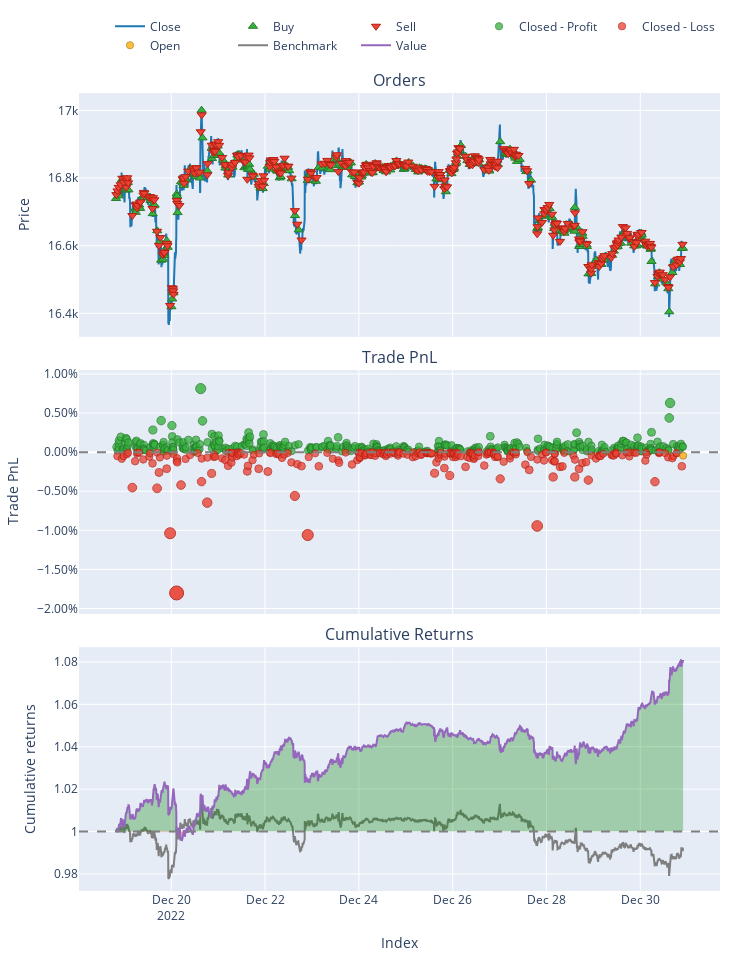

The notebook cell this image was saved under:
### Code cell
# test strategy using vectobt on test data
import vectorbt as vbt

y_pred_prob         = model.predict_proba(X_test)[:, 1]
y_pred_new          = np.where(y_pred_prob > best_threshold, 1, 0)
print('Accuracy: %.2f' % (model.score(X_test, y_pred_new) * 100))


test_data           = pd.DataFrame(y_pred_new, index=y_test.index, columns=['target'])
test_data['close']  = dataset['Close']

entries = np.where(test_data['target'] == 1, True, False)
exits   = np.where(test_data['target'] == 0, True, False)

portfolio = vbt.Portfolio.from_signals(
    close           =test_data['close'],
    entries         =entries,
    exits           =exits,
    short_entries   =exits,
    short_exits     =entries,
)
portfolio.plot().show()
portfolio.stats()

### Figure 1 — Plotly figure (JSON) as saved in the notebook; plotly's stock layout.template omitted (floating-point values rounded to 4 significant figures; data arrays with more than 128 entries replaced by an {"elided": "..."} marker saying what was removed)
{"data": [{"legendgroup": "0", "line": {"color": "#1f77b4"}, "name": "Close", "showlegend": true, "type": "scatter", "uid": "a512cd77-3958-422b-945c-f5c5eac1c6b8", "x": {"elided": "3483 str values"}, "xaxis": "x", "y": {"elided": "3483 float values"}, "yaxis": "y"}, {"customdata": {"elided": "366x3 float values"}, "hovertemplate": "Order Id: %{customdata[0]}<br>Timestamp: %{x}<br>Price: %{y}<br>Size: %{customdata[1]:.6f}<br>Fees: %{customdata[2]:.6f}", "legendgroup": "1", "marker": {"color": "#37B13F", "line": {"color": "rgb(38,123,44)", "width": 1}, "size": 8, "symbol": "triangle-up"}, "mode": "markers", "name": "Buy", "type": "scatter", "uid": "8a9b6e18-2b09-453f-a1e3-88f5a75b825b", "x": {"elided": "366 str values"}, "xaxis": "x", "y": {"elided": "366 float values"}, "yaxis": "y"}, {"customdata": {"elided": "365x3 float values"}, "hovertemplate": "Order Id: %{customdata[0]}<br>Timestamp: %{x}<br>Price: %{y}<br>Size: %{customdata[1]:.6f}<br>Fees: %{customdata[2]:.6f}", "legendgroup": "2", "marker": {"color": "#EA4335", "line": {"color": "rgb(181,31,18)", "width": 1}, "size": 8, "symbol": "triangle-down"}, "mode": "markers", "name": "Sell", "type": "scatter", "uid": "7e1e5d54-d4ea-414a-9ef9-07e7f4f19532", "x": {"elided": "365 str values"}, "xaxis": "x", "y": {"elided": "365 float values"}, "yaxis": "y"}, {"customdata": {"elided": "478x4 float values"}, "hovertemplate": "Exit Trade Id: %{customdata[0]}<br>Position Id: %{customdata[1]}<br>Exit Timestamp: %{x}<br>PnL: %{customdata[2]:.6f}<br>Return: %{customdata[3]:.2%}", "legendgroup": "3", "marker": {"color": "#37B13F", "line": {"color": "rgb(38,123,44)", "width": 1}, "opacity": {"elided": "478 float values"}, "size": {"elided": "478 float values"}, "symbol": "circle"}, "mode": "markers", "name": "Closed - Profit", "type": "scatter", "uid": "5cfdd461-d0b3-46bb-b01b-8a4c131fc5ab", "x": {"elided": "478 str values"}, "xaxis": "x2", "y": {"elided": "478 float values"}, "yaxis": "y2"}, {"customdata": {"elided": "251x4 float values"}, "hovertemplate": "Exit Trade Id: %{customdata[0]}<br>Position Id: %{customdata[1]}<br>Exit Timestamp: %{x}<br>PnL: %{customdata[2]:.6f}<br>Return: %{customdata[3]:.2%}", "legendgroup": "4", "marker": {"color": "#EA4335", "line": {"color": "rgb(181,31,18)", "width": 1}, "opacity": {"elided": "251 float values"}, "size": {"elided": "251 float values"}, "symbol": "circle"}, "mode": "markers", "name": "Closed - Loss", "type": "scatter", "uid": "e0a08cfe-dd91-48fa-b0f0-92fc70b8c996", "x": {"elided": "251 str values"}, "xaxis": "x2", "y": {"elided": "251 float values"}, "yaxis": "y2"}, {"customdata": [[730, 730, -0.04794, -0.0004436]], "hovertemplate": "Exit Trade Id: %{customdata[0]}<br>Position Id: %{customdata[1]}<br>Exit Timestamp: %{x}<br>PnL: %{customdata[2]:.6f}<br>Return: %{customdata[3]:.2%}", "legendgroup": "5", "marker": {"color": "#FFAA00", "line": {"color": "rgb(178,118,0)", "width": 1}, "opacity": [0.7537], "size": [7.172], "symbol": "circle"}, "mode": "markers", "name": "Open", "type": "scatter", "uid": "48c385d3-37db-4787-bbc8-918e6c0298f9", "x": ["2022-12-30T21:55:00+00:00"], "xaxis": "x2", "y": [-0.0004436], "yaxis": "y2"}, {"legendgroup": "6", "line": {"color": "#7f7f7f"}, "name": "Benchmark", "showlegend": true, "type": "scatter", "uid": "6bc26f5d-81f7-4061-bf42-fc569fcaad26", "x": {"elided": "3483 str values"}, "xaxis": "x3", "y": {"elided": "3483 float values"}, "yaxis": "y3"}, {"hoverinfo": "skip", "legendgroup": "7", "line": {"color": "rgba(0, 0, 0, 0)", "width": 0}, "opacity": 0, "showlegend": false, "type": "scatter", "uid": "bc7c97a3-20b5-43b3-8fb6-d91af7c97056", "x": {"elided": "3483 str values"}, "xaxis": "x3", "y": {"elided": "3483 int values"}, "yaxis": "y3"}, {"connectgaps": false, "fill": "tonexty", "fillcolor": "rgba(0, 128, 0, 0.3)", "hoverinfo": "skip", "legendgroup": "7", "line": {"color": "rgba(0, 0, 0, 0)", "width": 0}, "opacity": 0, "showlegend": false, "type": "scatter", "uid": "903c5ed7-6513-4303-8fac-d3b207b71433", "x": {"elided": "3483 str values"}, "xaxis": "x3", "y": {"elided": "3483 float values"}, "yaxis": "y3"}, {"hoverinfo": "skip", "legendgroup": "7", "line": {"color": "rgba(0, 0, 0, 0)", "width": 0}, "opacity": 0, "showlegend": false, "type": "scatter", "uid": "57aba3e1-774a-4b72-9249-5988b7bd6fff", "x": {"elided": "3483 str values"}, "xaxis": "x3", "y": {"elided": "3483 int values"}, "yaxis": "y3"}, {"connectgaps": false, "fill": "tonexty", "fillcolor": "rgba(255, 0, 0, 0.3)", "hoverinfo": "skip", "legendgroup": "7", "line": {"color": "rgba(0, 0, 0, 0)", "width": 0}, "opacity": 0, "showlegend": false, "type": "scatter", "uid": "6e8f4d06-06cb-4dc2-a49e-65519b2c7487", "x": {"elided": "3483 str values"}, "xaxis": "x3", "y": {"elided": "3483 float values"}, "yaxis": "y3"}, {"legendgroup": "8", "line": {"color": "#9467bd"}, "name": "Value", "showlegend": true, "type": "scatter", "uid": "630666bc-afe4-4ab0-b23e-a27c9d31f262", "x": {"elided": "3483 str values"}, "xaxis": "x3", "y": {"elided": "3483 float values"}, "yaxis": "y3"}, {"hoverinfo": "skip", "legendgroup": "7", "line": {"color": "rgba(0, 0, 0, 0)", "width": 0}, "opacity": 0, "showlegend": false, "type": "scatter", "uid": "d0cc8647-5566-4579-a569-69b50530df8e", "x": {"elided": "3483 str values"}, "xaxis": "x3", "y": {"elided": "3483 int values"}, "yaxis": "y3"}], "layout": {"annotations": [{"font": {"size": 16}, "showarrow": false, "text": "Orders", "x": 0.5, "xanchor": "center", "xref": "paper", "y": 1, "yanchor": "bottom", "yref": "paper"}, {"font": {"size": 16}, "showarrow": false, "text": "Trade PnL", "x": 0.5, "xanchor": "center", "xref": "paper", "y": 0.6528, "yanchor": "bottom", "yref": "paper"}, {"font": {"size": 16}, "showarrow": false, "text": "Cumulative Returns", "x": 0.5, "xanchor": "center", "xref": "paper", "y": 0.3056, "yanchor": "bottom", "yref": "paper"}], "height": 960, "legend": {"orientation": "h", "traceorder": "normal", "x": 1, "xanchor": "right", "y": 1.042, "yanchor": "bottom"}, "margin": {"b": 30, "l": 30, "r": 30, "t": 30}, "shapes": [{"line": {"color": "gray", "dash": "dash"}, "type": "line", "x0": 0, "x1": 1, "xref": "paper", "y0": 0, "y1": 0, "yref": "y2"}, {"line": {"color": "gray", "dash": "dash"}, "type": "line", "x0": 0, "x1": 1, "xref": "paper", "y0": 1, "y1": 1, "yref": "y3"}], "showlegend": true, "width": 750, "xaxis": {"anchor": "y", "domain": [0, 1], "matches": "x3", "showticklabels": false}, "xaxis2": {"anchor": "y2", "domain": [0, 1], "matches": "x3", "showticklabels": false}, "xaxis3": {"anchor": "y3", "domain": [0, 1], "title": {"text": "Index"}}, "yaxis": {"anchor": "x", "domain": [0.6944, 1], "title": {"text": "Price"}}, "yaxis2": {"anchor": "x2", "domain": [0.3472, 0.6528], "tickformat": ".2%", "title": {"text": "Trade PnL"}}, "yaxis3": {"anchor": "x3", "domain": [0, 0.3056], "title": {"text": "Cumulative returns"}}}}
